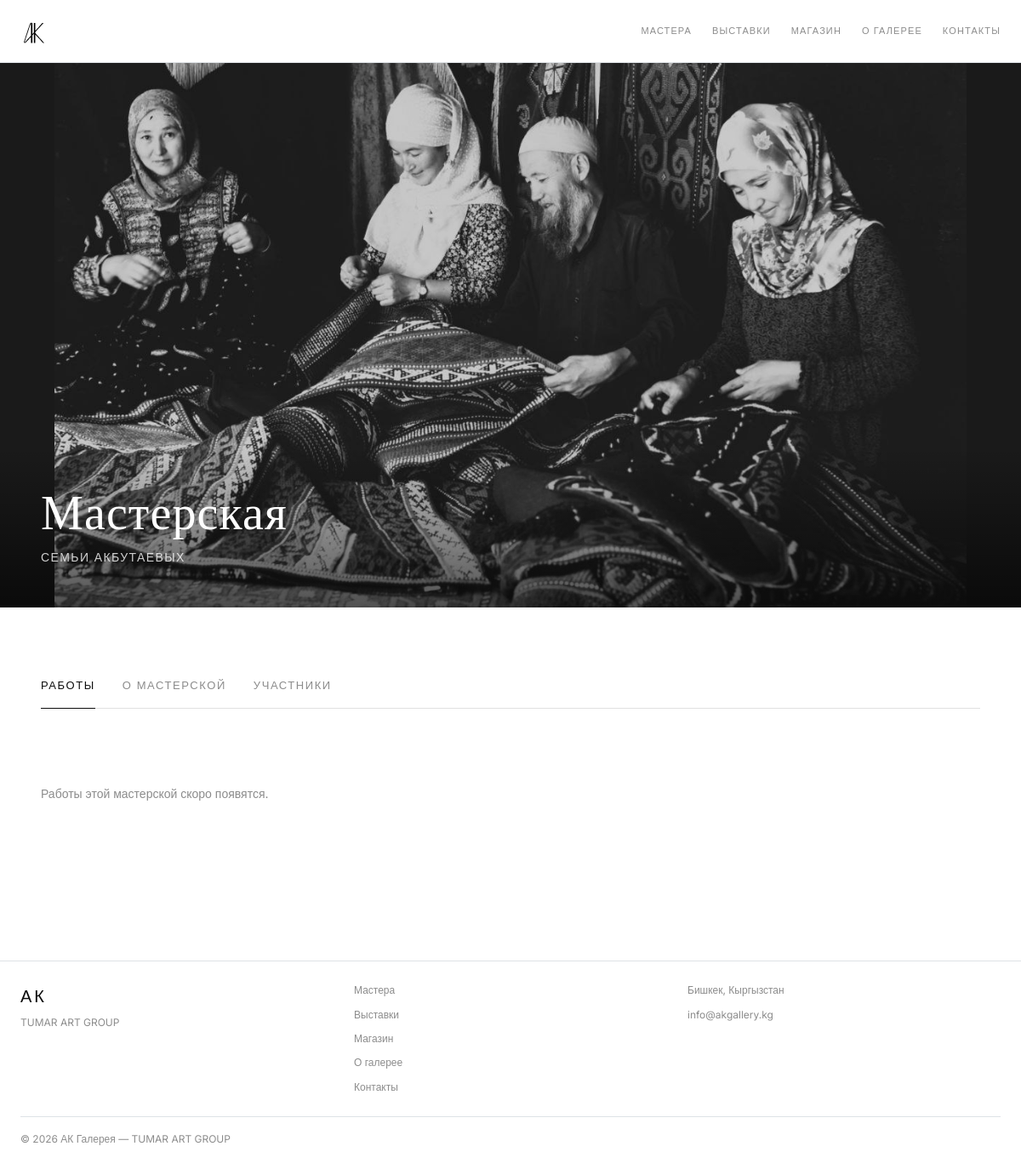
The page /artists/workshop/1/ on the database as committed earlier.
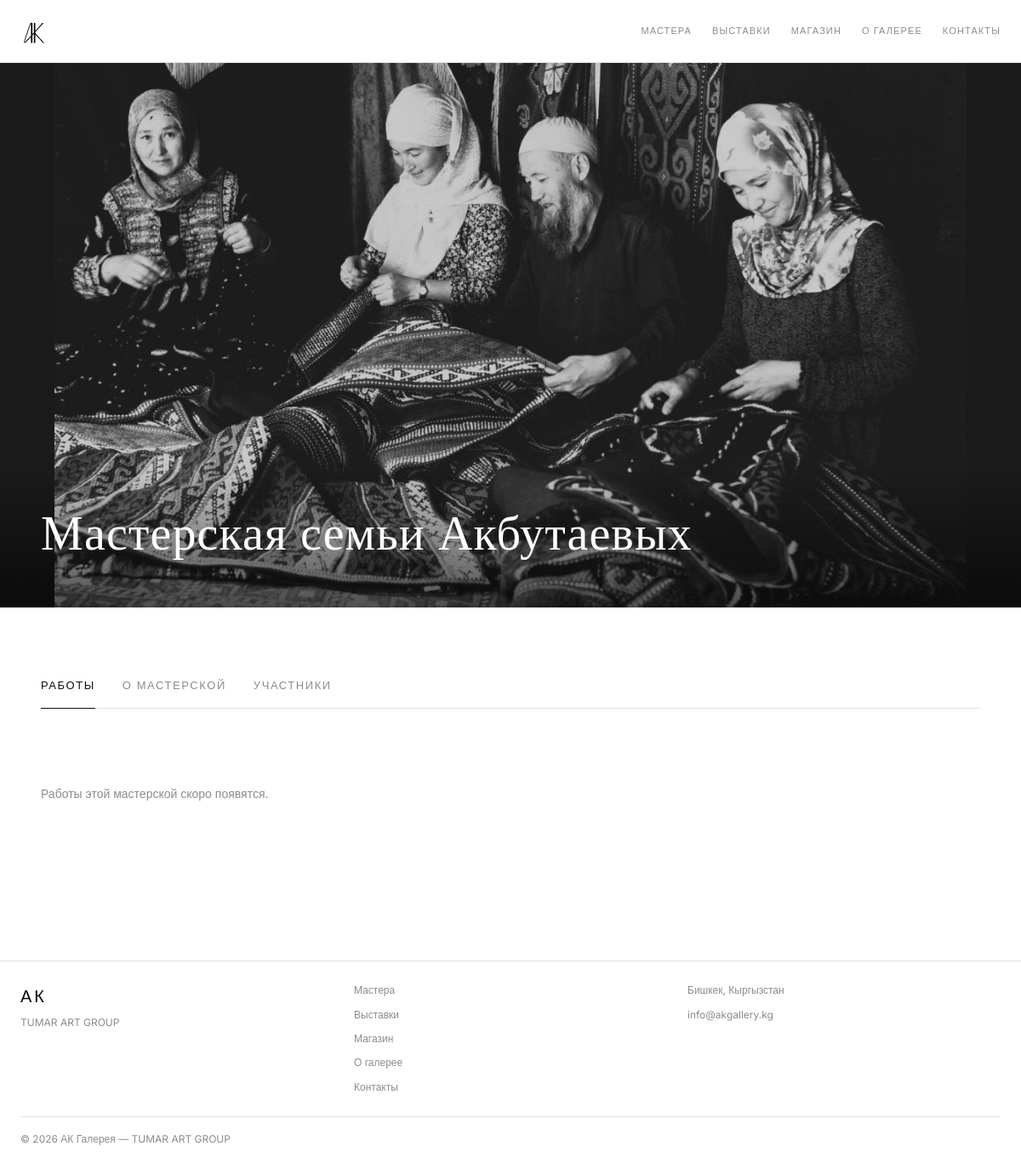
The same page on the database as committed later.
### artists/models.py (models this page shows, shortened)
class Workshop(models.Model):
    name = models.CharField(max_length=200)  # название мастерской
    subtitle = models.CharField(max_length=200, blank=True)  # вторая строка названия
    bio = models.TextField(blank=True)  # общее описание
    photo = models.ImageField(upload_to='workshops/', blank=True)  # фото мастерской
    city = models.CharField(max_length=100, blank=True)
    qr_code = models.ImageField(upload_to='qr_codes/', blank=True)  # QR код

### artists/views.py (the view)
# urls.py: path('workshop/<int:pk>/', views.workshop_detail, name='workshop_detail'),
def workshop_detail(request, pk):
    workshop = get_object_or_404(Workshop, pk=pk)
    members = workshop.members.all()
    return render(request, 'artists/workshop_detail.html', {'workshop': workshop, 'members': members})

### templates/artists/workshop_detail.html (shortened to what this page needs)
{% extends 'base.html' %}
{% load static %}
{% block content %}
<section class="artist-hero-fullscreen">
    {% if workshop.photo %}
        <img src="{{ workshop.photo.url }}" alt="{{ workshop.name }}" class="artist-hero-image">
    {% else %}
        <div class="artist-hero-placeholder"></div>
    {% endif %}
    <div class="artist-hero-overlay">
        <h1 class="artist-hero-name">{{ workshop.name }}</h1>
        {% if workshop.subtitle %}
            <p class="artist-hero-medium">{{ workshop.subtitle }}</p>
        {% endif %}
    </div>
</section>
<section class="artist-tabs-section">
    <div class="artist-tabs">
        <button class="artist-tab artist-tab--active" onclick="switchTab('artworks', this)">Работы</button>
        <button class="artist-tab" onclick="switchTab('about', this)">О мастерской</button>
        <button class="artist-tab" onclick="switchTab('members', this)">Участники</button>
    </div>
    <div id="artworks-panel" class="artist-panel artist-panel--active">
        {% if artworks %}
            <div class="artworks-grid">
                {% for artwork in artworks %}
                <a href="/artists/artwork/{{ artwork.id }}/" class="artwork-card">
                    {% if artwork.image %}
                        <img src="{{ artwork.image.url }}" alt="{{ artwork.title }}">
                    {% else %}
                        <div style="aspect-ratio:1/1;background:var(--grey-3);"></div>
                    {% endif %}
                    <div class="card-body">
                        <h3 class="artwork-title">{{ artwork.title }}</h3>
                        <p class="artwork-meta">{{ artwork.medium }}{% if artwork.year %} · {{ artwork.year }}{% endif %}</p>
                        {% if artwork.price %}
                            <p class="artwork-meta artwork-price-small">{{ artwork.price }}</p>
                        {% endif %}
                    </div>
                </a>
                {% endfor %}
            </div>
        {% else %}
            <p class="empty-state">Работы этой мастерской скоро появятся.</p>
        {% endif %}
    </div>
</section>
{% endblock %}

Rows that differ between the two databases and show on the page:
changed Workshop: name "Мастерская" → "Мастерская семьи Акбутаевых"; subtitle "СЕМЬИ АКБУТАЕВЫХ" → (not shown)
